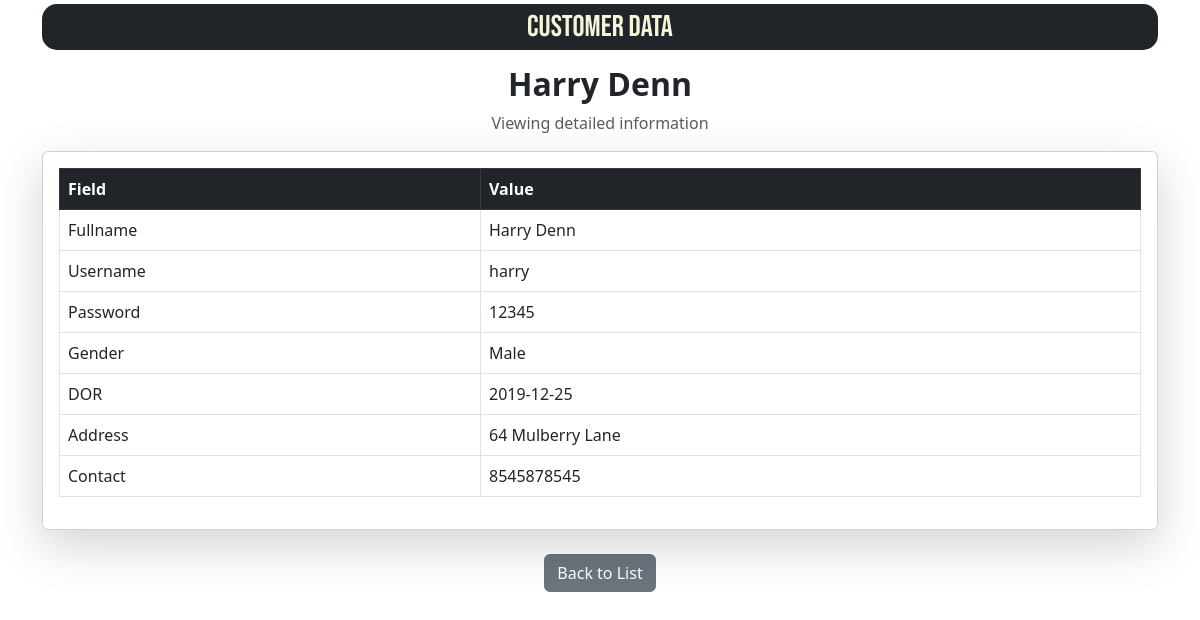
The page /crudapp/mihir/members/view_page_members.php?id=1 on the database its author committed.
### tables this page shows
CREATE TABLE `members` (
  `member_id` int NOT NULL AUTO_INCREMENT,
  `fullname` varchar(20) NOT NULL,
  `username` varchar(20) NOT NULL,
  `password` varchar(100) NOT NULL,
  `gender` varchar(20) NOT NULL,
  `dor` date NOT NULL,
  `address` varchar(20) NOT NULL,
  `contact` varchar(10) NOT NULL,
  `email` varchar(50) NOT NULL,
  PRIMARY KEY (member_id)
);

### crudapp/mihir/members/view_page_members.php (the view, shortened to what this page needs)
<?php
$servername = "localhost";
$username = "root";
$password = "";
$dbname = "gym_system";
$conn = new mysqli($servername, $username, $password, $dbname);
if (isset($_GET['id']) && is_numeric($_GET['id'])) {
    $id = intval($_GET['id']);
    $sql = "SELECT * FROM members WHERE member_id = ?";
    $stmt = $conn->prepare($sql);
    $stmt->bind_param("i", $id);
    $stmt->execute();
    $result = $stmt->get_result();
    if ($result->num_rows > 0) {
        $row = $result->fetch_assoc();
    } else {
        echo "<p class='text-center text-danger mt-5'>No user found with ID $id.</p>";
        exit;
    }
} else {
    echo "<p class='text-center text-danger mt-5'>Invalid request. No ID provided.</p>";
    exit;
}
?>
<!DOCTYPE html>
<html lang="en">
<head>
    <link href="https://cdn.jsdelivr.net/npm/bootstrap@5.3.0-alpha3/dist/css/bootstrap.min.css" rel="stylesheet">
</head>
<body>
    <div class="container py-1">
        <div class="text-center mb-4" style="margin-bottom: 1rem !important;">
            <h1 id="main-title" style="text-align: center;
                                        margin-bottom: 15px;
                                        color: beige;
                                        padding: 5px;
                                        /* font-weight: 500; */
                                        font-family: Bebas Neue;
                                        /* position: sticky; */
                                        background: #212529;;
                                        border-radius: 15px;
                                        /* display: inline-flex; */
                                        font-size: 30px;">
            Customer Data</h1>
            <h2 class="fw-bold"><?php echo htmlspecialchars($row['fullname']); ?></h2>
            <p class="text-muted">Viewing detailed information</p>
        </div>
        <div class="card shadow-lg">
            <div class="card-body">
                <table class="table table-hover table-bordered">
                    <thead class="table-dark">
                        <tr>
                            <th scope="col">Field</th>
                            <th scope="col">Value</th>
                        </tr>
                    </thead>
                    <tbody>
                        <tr><td>Fullname</td><td><?php echo htmlspecialchars($row['fullname']); ?></td></tr>
                        <tr><td>Username</td><td><?php echo htmlspecialchars($row['username']); ?></td></tr>
                        <tr><td>Password</td><td><?php echo htmlspecialchars($row['password']); ?></td></tr>
                        <tr><td>Gender</td><td><?php echo htmlspecialchars($row['gender']); ?></td></tr>
                        <tr><td>DOR</td><td><?php echo htmlspecialchars($row['dor']); ?></td></tr>
                        <tr><td>Address</td><td><?php echo htmlspecialchars($row['address']); ?></td></tr>
                        <tr><td>Contact</td><td><?php echo htmlspecialchars($row['contact']); ?></td></tr>
                    </tbody>
                </table>
            </div>
        </div>
        <div class="text-center mt-4">
            <a href="index.php" class="btn btn-secondary">Back to List</a>
        </div>
    </div>
</body>
</html>

### rows shown on the page
members: fullname "Harry Denn", username "harry", password "12345", gender "Male", dor "2019-12-25", address "64 Mulberry Lane", contact "8545878545"
